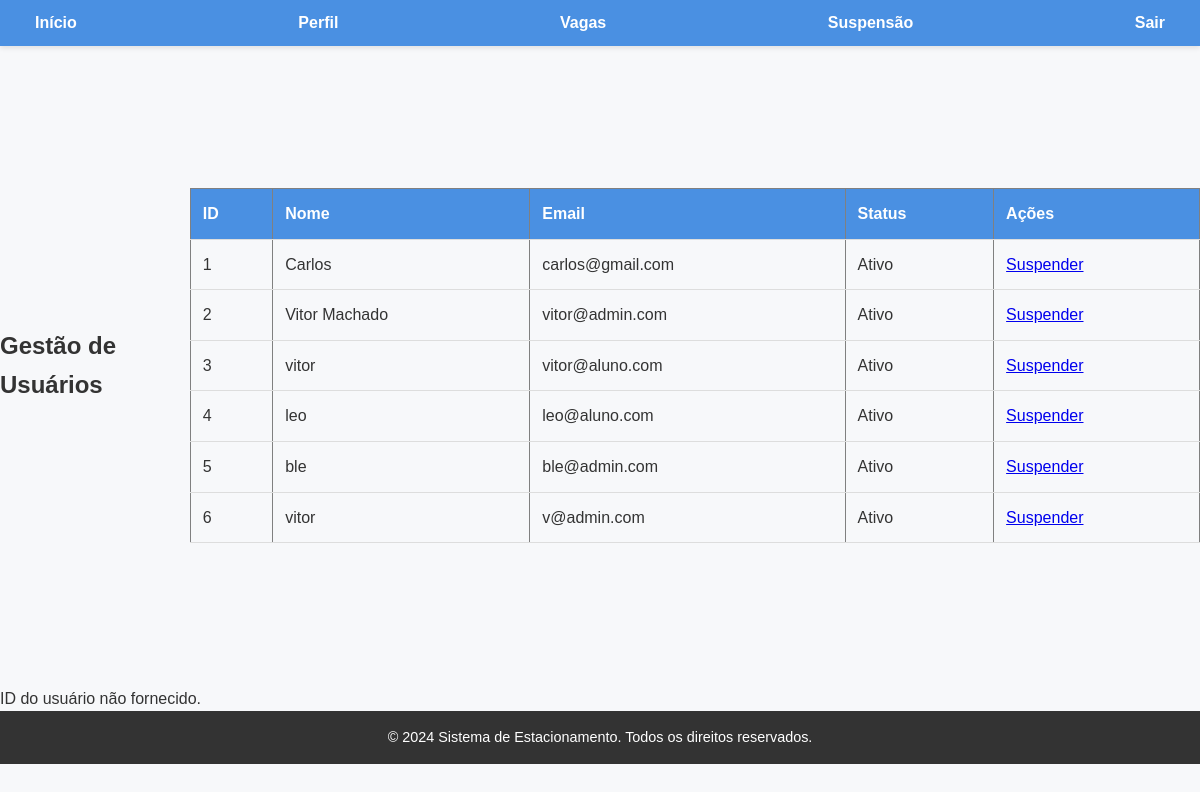
Screenshot of /suspensao.php with the database file from the repository.
### tables this page shows
CREATE TABLE `usuarios` (
  `id` int(11) NOT NULL,
  `nome` varchar(255) NOT NULL,
  `email` varchar(255) NOT NULL,
  `senha` varchar(255) NOT NULL,
  `tipo` enum('aluno','administrador') NOT NULL,
  `data_cadastro` datetime NOT NULL,
  `telefone` varchar(20) DEFAULT NULL,
  `foto_perfil` varchar(255) DEFAULT NULL
);

### suspensao.php (the view, shortened to what this page needs)
<?php
include 'db.php';
$mensagem="";
if (isset($_GET['id'])) {
    $usuario_id = $_GET['id'];
    $sql = "UPDATE usuarios SET tipo = 'suspenso' WHERE id = ?";
    $stmt = $conn->prepare($sql);
    $stmt->bind_param("i", $usuario_id);
    if ($stmt->execute()) {
        header("Location: index.php");
        exit;
    } else {
        $mensagem="Erro ao suspender o usuário.";
    }
    $conn->close();
} else {
    $mensagem="ID do usuário não fornecido.";
}
?>
<?php
$sql = "SELECT id, nome, email, tipo FROM usuarios";
$result = $conn->query($sql);
?>
<!DOCTYPE html>
<html lang="pt-BR">
<head>
    <link rel="stylesheet" href="style.css">
</head>
<body>
    <header>
        <nav>
            <ul>
                <li><a href="inicio.php">Início</a></li>
                <li><a href="perfil.php">Perfil</a></li>
                <li><a href="admin_dashboard.php">Vagas</a></li>
                <li><a href="suspensao.php">Suspensão</a></li>
                <li><a href="logout.php">Sair</a></li>
            </ul>
        </nav>
    </header>
    <main>
        <h2>Gestão de Usuários</h2>
        <table border="1">
            <thead>
                <tr>
                    <th>ID</th>
                    <th>Nome</th>
                    <th>Email</th>
                    <th>Status</th>
                    <th>Ações</th>
                </tr>
            </thead>
            <tbody>
                <?php
                if ($result->num_rows > 0) {
                    while ($row = $result->fetch_assoc()) {
                        $status = ($row['tipo'] == 'suspenso') ? 'Suspenso' : 'Ativo';
                        echo "<tr>
                                <td>" . $row['id'] . "</td>
                                <td>" . $row['nome'] . "</td>
                                <td>" . $row['email'] . "</td>
                                <td>" . $status . "</td>
                                <td>
                                    <a href='suspender_usuario.php?id=" . $row['id'] . "' onclick='return confirm(\"Tem certeza que deseja suspender este usuário?\")'>Suspender</a>
                                </td>
                            </tr>";
                    }
                } else {
                    echo "<tr><td colspan='5'>Nenhum usuário encontrado.</td></tr>";
                }
                ?>
            </tbody>
        </table>
    </main>
    <?php if ($mensagem): ?>
    <div>
        <?php echo $mensagem; ?>
    </div>
    <?php endif; ?>
    <footer>
        <p>© 2024 Sistema de Estacionamento. Todos os direitos reservados.</p>
    </footer>
</body>
</html>

### style.css (style rules this page uses)
* { box-sizing: border-box; margin: 0; padding: 0; }
body { font-family: 'Arial', sans-serif; background-color: #f7f8fa; color: #333; line-height: 1.6; }
header { background-color: #4a90e2; color: #fff; padding: 10px 20px; position: sticky; top: 0; z-index: 1000; box-shadow: 0 2px 5px rgba(0, 0, 0, 0.1); }
nav ul { list-style: none; display: flex; justify-content: space-between; }
nav ul li { margin: 0 15px; }
nav ul li a { color: #fff; text-decoration: none; font-weight: bold; transition: color 0.3s; }
main { display: flex; justify-content: center; align-items: center; min-height: 80vh; }
table { width: 100%; border-collapse: collapse; margin: 20px 0; }
table th, table td { padding: 12px; text-align: left; border-bottom: 1px solid #ddd; }
table th { background-color: #4a90e2; color: #fff; }
footer { background: #333; color: #fff; text-align: center; padding: 15px 0; font-size: 0.9em; }

### rows the page displays
usuarios: id "1", nome "Carlos", email "carlos@gmail.com", tipo "Ativo"
usuarios: id "2", nome "Vitor Machado", email "vitor@admin.com", tipo "Ativo"
usuarios: id "3", nome "vitor", email "vitor@aluno.com", tipo "Ativo"
usuarios: id "4", nome "leo", email "leo@aluno.com", tipo "Ativo"
usuarios: id "5", nome "ble", email "ble@admin.com", tipo "Ativo"
usuarios: id "6", nome "vitor", email "v@admin.com", tipo "Ativo"

### other values shown
$mensagem "ID do usuário não fornecido."
